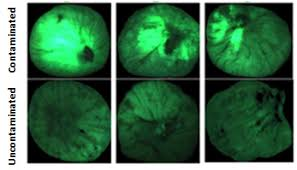
#> input picture tez proje/images/uv2.jpeg, 297 x 170 px, found by its file name
$ python histogram.py   (older library calls are emulated)
#> lines starting #> are read from the running program, lines starting #| are printed output that depends on the picture
import cv2
import numpy as np
from matplotlib import pyplot as plt


img = cv2.imread('images/uv2.jpeg',1)
#> img is the input picture: shape (170, 297, 3); mean B, G, R 77.7, 109.9, 63.1

#MedianBlur= cv2.medianBlur(img,5)
"""plt.hist(img.ravel(),256,[0,256])
plt.show()"""

color = ('b','g','r')
for i,col in enumerate(color):
    histr = cv2.calcHist([img],[i],None,[256],[0,256])
    plt.plot(histr,color = col)
    plt.xlim([0,256])
plt.show()
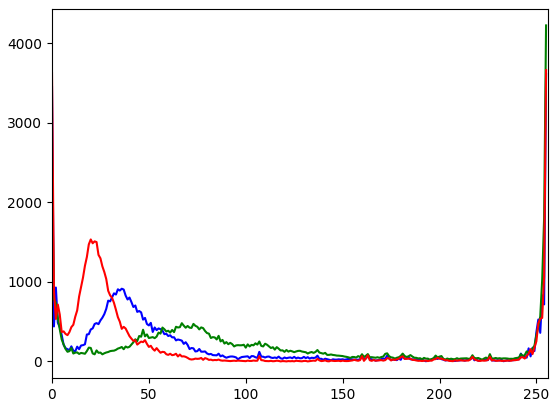
#> figure drawn by matplotlib, 1 panel; curve peaks at x = 255, y = 3612; curve peaks at x = 255, y = 4222; curve peaks at x = 255, y = 3660


GaussianMedianBlur = cv2.GaussianBlur(img,(5,5),0)
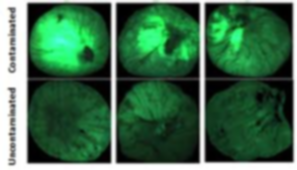
#> GaussianMedianBlur: shape (170, 297, 3); mean B, G, R 77.6, 109.9, 63.1


#thresholding
ret,thresh = cv2.threshold(GaussianMedianBlur,160,255,cv2.THRESH_BINARY)
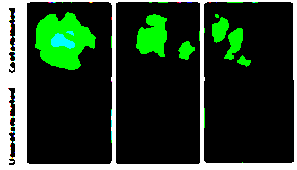
#> thresh: shape (170, 297, 3); mean B, G, R 42.8, 63.5, 41.6


#closing
kernel = np.ones((1,1), np.uint8)
closing = cv2.morphologyEx(thresh, cv2.MORPH_CLOSE, kernel)


# [8 lines of commented-out code are left out]

cv2.waitKey(0)
cv2.destroyAllWindows()

$ run again, with tez proje/images/uv10.jpeg copied over tez proje/images/uv2.jpeg
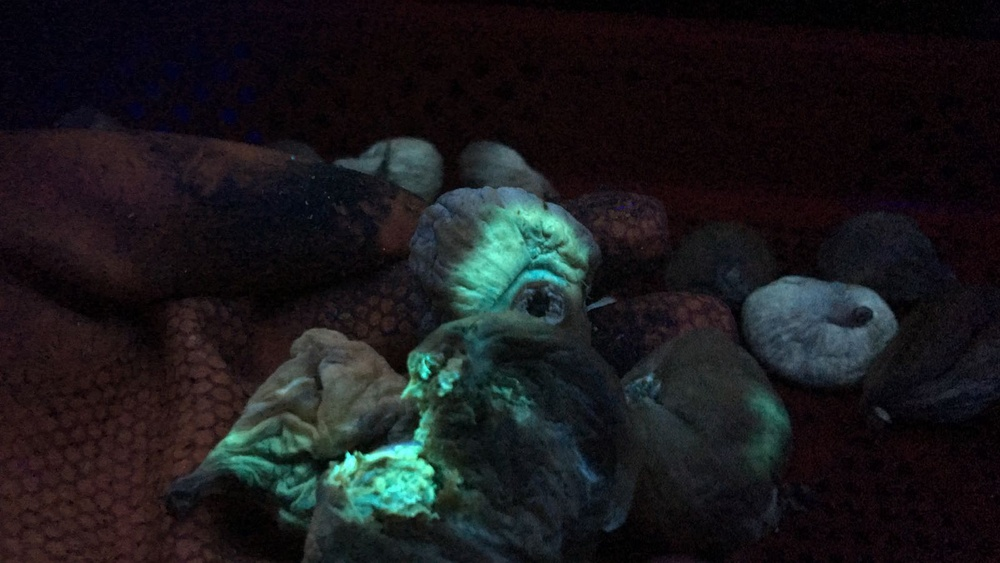
#> input picture tez proje/images/uv10.jpeg, 1000 x 563 px, shrunk from 1600 x 901 before the run, found by its file name
#> img is the input picture: shape (563, 1000, 3); mean B, G, R 28.1, 25.6, 26.1
#> `plt.show()`:
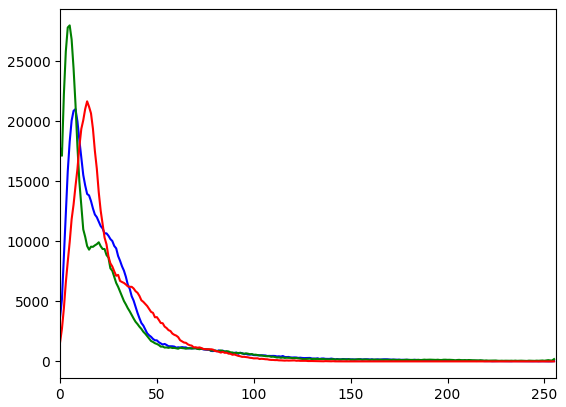
#> figure drawn by matplotlib, 1 panel; curve peaks at x = 8, y = 21017; curve peaks at x = 5, y = 27994; curve peaks at x = 14, y = 21667
#> `ret,thresh = cv2.threshold(GaussianMedianBlur,160,255,cv2.THRESH_BINARY)`:
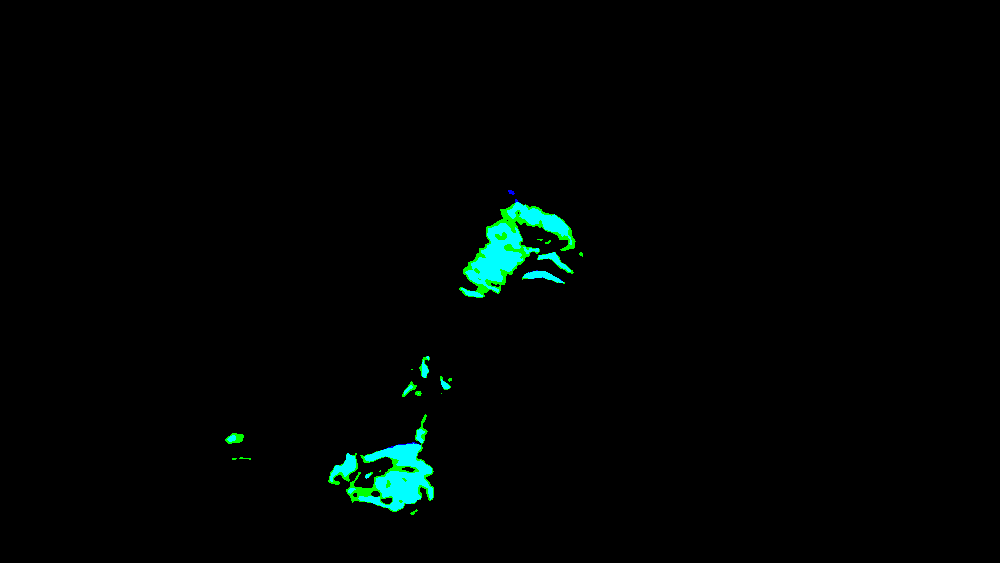
#> thresh: shape (563, 1000, 3); mean B, G, R 2.9, 4.2, 0

$ run again, with tez proje/images/uv3.jpeg copied over tez proje/images/uv2.jpeg
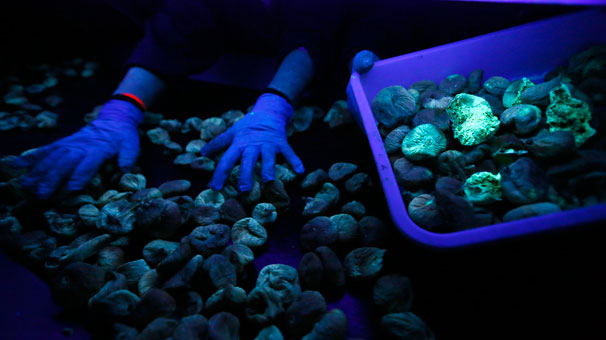
#> input picture tez proje/images/uv3.jpeg, 606 x 340 px, found by its file name
#> img is the input picture: shape (340, 606, 3); mean B, G, R 53, 24.1, 8
#> `plt.show()`:
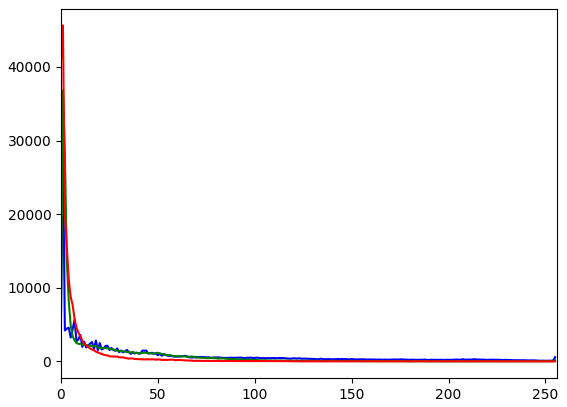
#> figure drawn by matplotlib, 1 panel; curve peaks at x = 1, y = 29532; curve peaks at x = 1, y = 36837; curve peaks at x = 1, y = 45652
#> `ret,thresh = cv2.threshold(GaussianMedianBlur,160,255,cv2.THRESH_BINARY)`:
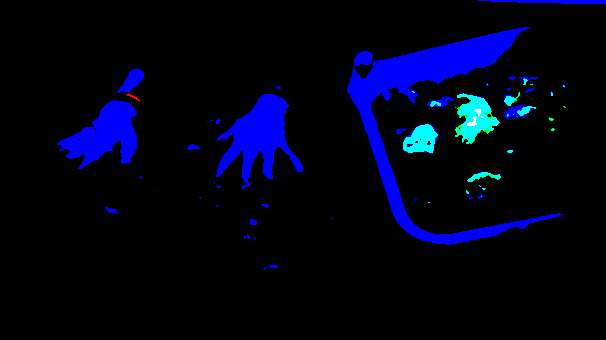
#> thresh: shape (340, 606, 3); mean B, G, R 23.3, 3, 0.1
